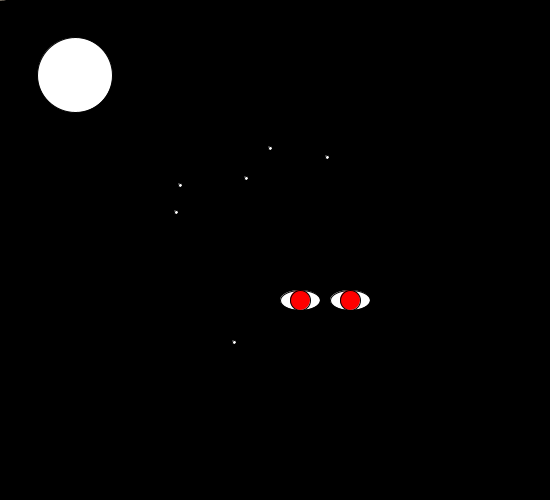
Frame 1 (no input)
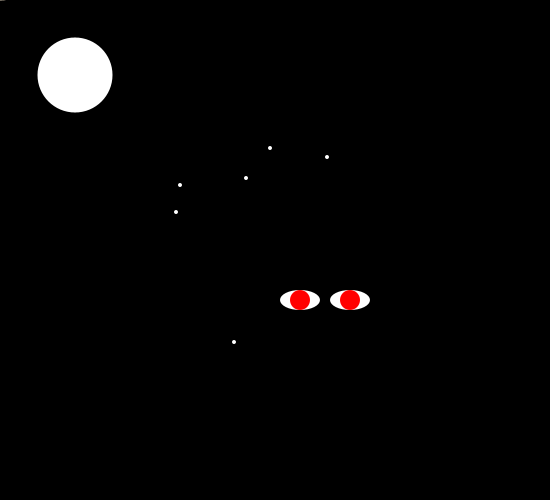
Frame 60 (the mouse pressed at the canvas centre just before this capture)
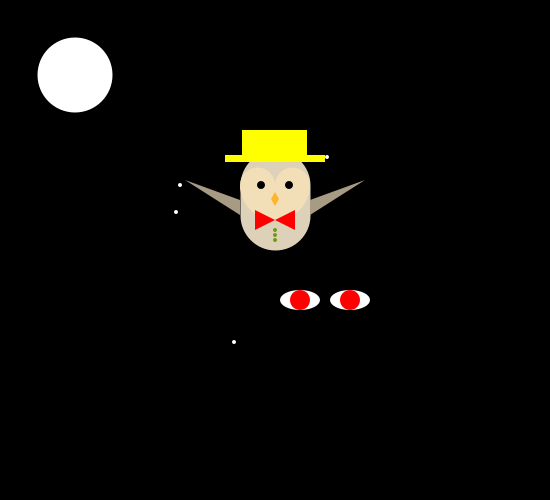
Frame 120 (the mouse held since frame 60 and released just before this capture)

The Processing sketch that drew these frames (run headless with seeded random() and noise(); from frame 60 on, the mouse is pressed at the canvas centre):

// Processing sketch: processing_103039
// ── processing_103039.pde

void setup() {
 size(550, 500);
 smooth();
}
void draw() {
 background(0);
 
 fill(255);
 ellipse(75, 75, 75, 75);
 ellipse(180,185,4,4);
 ellipse(246, 178, 4, 4);
 ellipse(270, 148, 4, 4);
 ellipse(234, 342, 4, 4);
 ellipse(327, 157, 4, 4);
 ellipse(176, 212, 4, 4);
 
 fill(255);
 ellipse(300, 300, 40, 20);//eyes
 ellipse(350, 300, 40, 20);//eyes
 fill(255, 0 , 0);
 ellipse(300, 300, 20, 20);//iris
 fill(255, 0, 0);
 ellipse(350, 300, 20, 20);//iris
 
  

 translate(mouseX, mouseY);
 stroke(222, 209, 186);
 strokeWeight(70);
 
 fill(137, 101, 34);
 line(0, -35, 0, -65); // Body
 noStroke();

 fill(242, 222, 183);
 
 ellipse(-17.5, -65, 35, 35); // Left eye dome
 ellipse(17.5, -65, 35, 35); // Right eye dome
 arc(0, -65, 70, 70, 0, PI); // Chin
 fill(0);
 ellipse(-14, -65, 8, 8); // Left eye
 ellipse(14, -65, 8, 8); // Right eye
 
 fill(255, 181, 41);
 quad(0, -58, 4, -51, 0, -44, -4, -51); // Beak
    fill(255, 0, 0); 
 triangle(0, -30, -20, -40, -20, -20);
 triangle(0, -30, 20, -40, 20, -20);
 fill(112, 152, 18);
 ellipse(0, -20, 4, 4);
 ellipse(0, -15, 4, 4);
 ellipse(0, -10, 4, 4);
 
 fill(255, 255, 0);
 rect(-33, -120, 65, 30);
 rect(-50, -95, 100, 7);



 if (mousePressed) {
   fill(167, 155, 132);
  triangle(-35, -50, -35, -35, -90, -70);//Wings
  triangle(35, -50, 35, -35, 90, -70);// Wings
 } else {
 fill(167, 155, 132);
  triangle(35, -50, 35, -35, 90, -15);// Wings
  triangle(-35, -50, -35, -35, -90, -15);//Wings
 }
}
